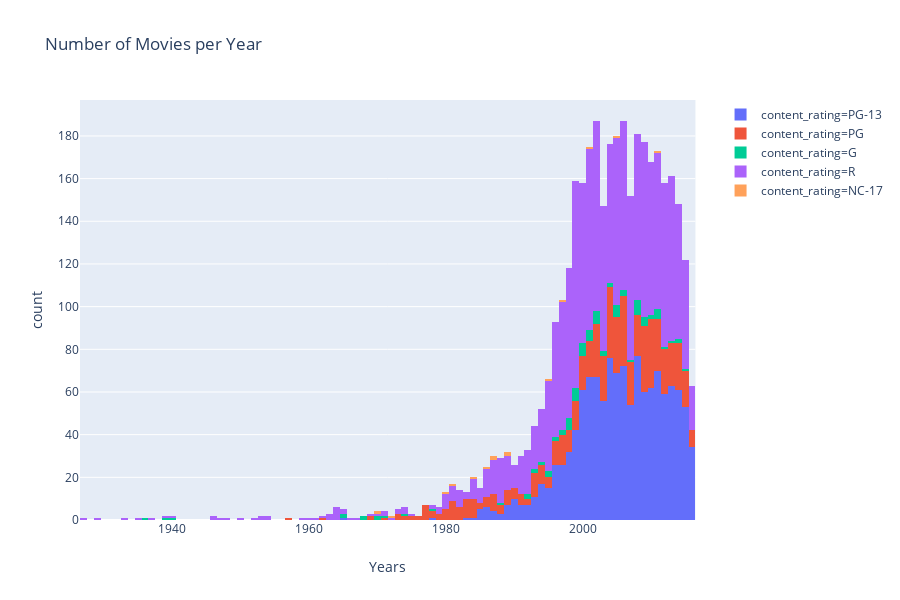

Notebook code cell kept with this figure:
### Markdown cell above
## 4.1 Movies by Year

### Code cell
px.histogram(df, x="title_year", labels = {'title_year': "Years"}, title="Number of Movies per Year", color = 'content_rating')

### Figure 1 — Plotly figure (JSON) as saved in the notebook; plotly's stock layout.template omitted (floating-point values rounded to 4 significant figures; data arrays with more than 128 entries replaced by an {"elided": "..."} marker saying what was removed)
{"data": [{"alignmentgroup": "True", "bingroup": "x", "hoverlabel": {"namelength": 0}, "hovertemplate": "content_rating=PG-13<br>Years=%{x}<br>count=%{y}", "legendgroup": "content_rating=PG-13", "marker": {"color": "#636efa"}, "name": "content_rating=PG-13", "offsetgroup": "content_rating=PG-13", "orientation": "v", "showlegend": true, "type": "histogram", "x": {"elided": "1283 int values"}, "xaxis": "x", "yaxis": "y"}, {"alignmentgroup": "True", "bingroup": "x", "hoverlabel": {"namelength": 0}, "hovertemplate": "content_rating=PG<br>Years=%{x}<br>count=%{y}", "legendgroup": "content_rating=PG", "marker": {"color": "#EF553B"}, "name": "content_rating=PG", "offsetgroup": "content_rating=PG", "orientation": "v", "showlegend": true, "type": "histogram", "x": {"elided": "564 int values"}, "xaxis": "x", "yaxis": "y"}, {"alignmentgroup": "True", "bingroup": "x", "hoverlabel": {"namelength": 0}, "hovertemplate": "content_rating=G<br>Years=%{x}<br>count=%{y}", "legendgroup": "content_rating=G", "marker": {"color": "#00cc96"}, "name": "content_rating=G", "offsetgroup": "content_rating=G", "orientation": "v", "showlegend": true, "type": "histogram", "x": [2013, 2011, 2010, 2008, 2004, 2007, 2014, 2001, 2009, 1996, 2000, 2015, 2003, 1999, 1998, 2011, 2000, 2011, 2002, 1999, 1998, 2009, 1994, 2006, 2002, 2005, 2008, 1995, 1997, 2006, 2005, 2004, 1998, 2000, 1998, 2008, 2005, 2008, 1997, 1995, 2001, 2009, 2000, 1995, 2005, 2011, 1992, 1998, 2001, 2001, 1970, 1996, 1999, 1978, 1993, 2002, 1970, 2002, 2003, 2000, 2005, 2002, 1965, 2006, 2012, 2000, 1993, 1999, 2010, 2008, 1998, 2002, 2011, 1988, 1992, 2008, 1968, 1968, 2001, 2008, 1999, 1971, 1965, 2009, 1999, 1939, 2005, 1940, 1936, 2014, 1974], "xaxis": "x", "yaxis": "y"}, {"alignmentgroup": "True", "bingroup": "x", "hoverlabel": {"namelength": 0}, "hovertemplate": "content_rating=R<br>Years=%{x}<br>count=%{y}", "legendgroup": "content_rating=R", "marker": {"color": "#ab63fa"}, "name": "content_rating=R", "offsetgroup": "content_rating=R", "orientation": "v", "showlegend": true, "type": "histogram", "x": {"elided": "1785 int values"}, "xaxis": "x", "yaxis": "y"}, {"alignmentgroup": "True", "bingroup": "x", "hoverlabel": {"namelength": 0}, "hovertemplate": "content_rating=NC-17<br>Years=%{x}<br>count=%{y}", "legendgroup": "content_rating=NC-17", "marker": {"color": "#FFA15A"}, "name": "content_rating=NC-17", "offsetgroup": "content_rating=NC-17", "orientation": "v", "showlegend": true, "type": "histogram", "x": [1995, 1984, 1980, 2011, 1989, 1989, 1987, 1986, 1987, 2005, 1970, 1997, 2001, 1981, 1972], "xaxis": "x", "yaxis": "y"}], "layout": {"barmode": "relative", "height": 600, "legend": {"tracegroupgap": 0}, "title": {"text": "Number of Movies per Year"}, "xaxis": {"anchor": "y", "domain": [0, 0.98], "title": {"text": "Years"}}, "yaxis": {"anchor": "x", "domain": [0, 1], "title": {"text": "count"}}}}
